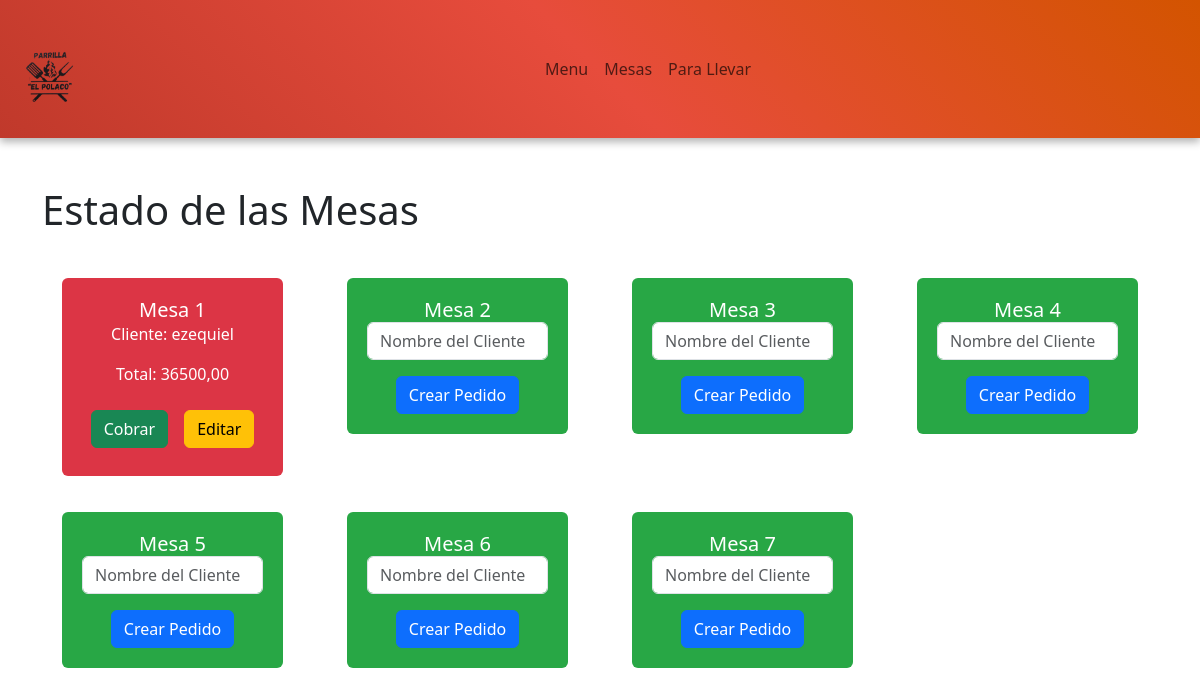
The app's page /mesas/ with its own data.
### Parrilla/models.py (models this page shows, shortened)
class Mesa(models.Model):
    numero = models.IntegerField(unique=True)
    ESTADOS = [("libre", "Libre"), ("ocupada", "Ocupada"), ("reservada", "Reservada")]
    estado = models.CharField(max_length=10, choices=ESTADOS, default="libre")

class Pedido(models.Model):
    numero = models.IntegerField(unique=False)
    mesa = models.ForeignKey("Mesa", on_delete=models.CASCADE, blank=True, null=True)
    nombre = models.CharField(max_length=100, blank=True, null=True)
    fecha = models.DateTimeField(auto_now_add=True)
    total = models.DecimalField(max_digits=10, decimal_places=2, default=0)
    pagado = models.BooleanField(default=False)
    para_llevar = models.BooleanField(default=False)
    nota = models.TextField(blank=True, null=True)

### Parrilla/views.py (the view)
# urls.py: path("mesas/", views.vista_mesas, name="vista_mesas"),
def vista_mesas(request):
    mesas = Mesa.objects.all()
    return render(request, "Parrilla/mesas.html", {"mesas": mesas})

### Parrilla/templates/Parrilla/mesas.html (shortened to what this page needs)
<!DOCTYPE html>
<html lang="es">
<head>
  {% load bootstrap5 %} {% bootstrap_css %} {% bootstrap_javascript %}
</head>
<body>
  {% include 'Parrilla/layauts/nav.html' %}
  <div class="container mt-5">
    <h1 class="mb-4">Estado de las Mesas</h1>
    <div class="row">
      {% for mesa in mesas %}
      <div class="col-md-3">
        <div class="mesa {{ mesa.estado }} rounded mb-3">
          <h5 class="card-title">Mesa {{ mesa.numero }}</h5>
          {% if mesa.estado == 'ocupada' %}
          <p>Cliente: {{ mesa.pedido_set.last.nombre }}</p>
          <p class="money-format">Total: {{ mesa.pedido_set.last.total }}</p>
          <div class="d-flex justify-content-center">
            <form method="POST" action="{% url 'pagar_pedido' mesa.pedido_set.last.id %}">
              <button type="submit" class="btn btn-success m-2 ">
                Cobrar
              </button>
            </form>
            <a href="{% url 'editar_pedido' pk=mesa.pedido_set.last.id %}" class="btn btn-warning m-2">
              Editar
            </a>
          </div>
          {% elif mesa.estado == 'reservada' %}
          <a href="{% url 'editar_pedido' mesa.pedido_set.last.id %}" class="btn btn-light">Ver Pedido</a>
          {% else %}
          <form action="{% url 'crear_pedido' %}" method="POST">
            <div class="mb-3">
              <input type="text" name="nombre" class="form-control" placeholder="Nombre del Cliente" required />
            </div>
            <button type="submit" class="btn btn-primary">
              Crear Pedido
            </button>
          </form>
          {% endif %}
        </div>
      </div>
      {% endfor %}
    </div>
  </div>
</body>
</html>

### Parrilla/templates/Parrilla/mesas.html (style rules this page uses)
.mesa { margin: 20px; padding: 20px; text-align: center; color: white; }
.libre { background-color: #28a745; }
.ocupada { background-color: #dc3545; }

### records on screen
Mesa: numero "1", pedido_set.last.nombre "ezequiel", pedido_set.last.total "36500,00"
Mesa: numero "2"
Mesa: numero "3"
Mesa: numero "4"
Mesa: numero "5"
Mesa: numero "6"
Mesa: numero "7"
